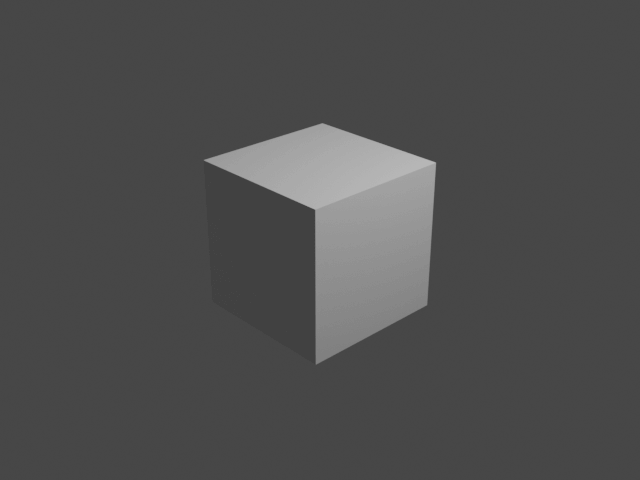
#> input picture samples/0001.png, 640 x 480 px
$ python read_data.py
#> lines starting #> are read from the running program, lines starting #| are printed output that depends on the picture
import numpy as np


data = np.load("0001.npz")
#> (reads samples/0001.npz from the repository)
# print(data.files)

path_img = "0001.png"
path_img_next = "0002.png"

if "intrinsic_mat" in data.files:
    intrinsic_mat = data["intrinsic_mat"]
    print("\tCamera intrinsic mat:\n{}\n".format(intrinsic_mat))
    """
    f_x = intrinsic_mat[0, 0]
    f_y = intrinsic_mat[1, 1]
    c_x = intrinsic_mat[0, 2]
    c_y = intrinsic_mat[1, 2]
    print('f_x:{} f_y:{} c_x:{} c_y:{}'.format(f_x, f_y, c_x, c_y))
    """

if "extrinsic_mat" in data.files:
    extrinsic_mat = data["extrinsic_mat"]
    print("\tCamera extrinsic mat:\n{}\n".format(extrinsic_mat))

if "object_poses" in data.files:
    obj_poses = data["object_poses"]
    print("\tObject poses:")
    for obj in obj_poses:
        obj_name = obj["name"]
        obj_mat = obj["pose"]
        print(obj_name)
        print(obj_mat)
        # Get 2d pixel coordinate of object
        if obj_name != "Light" and obj_name != "Camera":
            if ("intrinsic_mat" in data.files) and ("extrinsic_mat" in data.files):
                point_3d = obj_mat[:, 3]
                point_3d_cam = np.matmul(extrinsic_mat, point_3d)
                point_2d_scaled = np.matmul(intrinsic_mat, point_3d_cam)
                if point_2d_scaled[2] != 0:
                    point_2d = point_2d_scaled / point_2d_scaled[2]
                    u, v = point_2d[:2]
                    print(" 2D image projection u:{} v:{}".format(u, v))

try:
    import cv2 as cv

    if "optical_flow" in data.files:
        opt_flow = data["optical_flow"]

        img = cv.imread(path_img)
#> img is the input picture: shape (480, 640, 3); min 65, max 182, mean 77.8
        img_next = cv.imread(path_img_next)
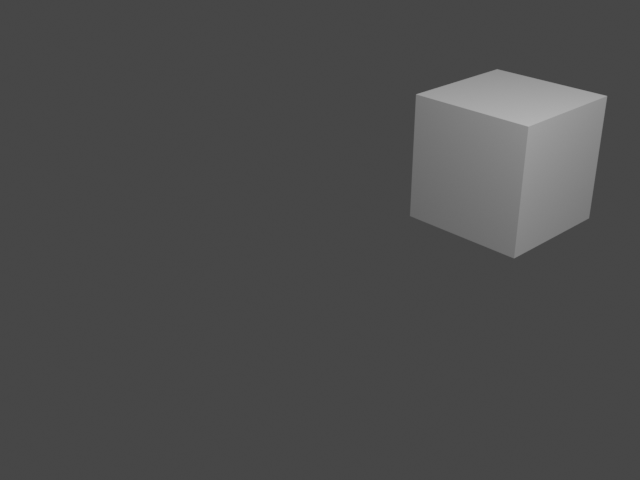
#> input picture samples/0002.png, 640 x 480 px
#> img_next is the input picture: shape (480, 640, 3); min 70, max 178, mean 76.5
        # Alpha blending images (so that we can see both at the same time)
        ## The next frame will appear like a ghost after the current frame
        dst = cv.addWeighted(img, 0.75, img_next, 0.25, 0)
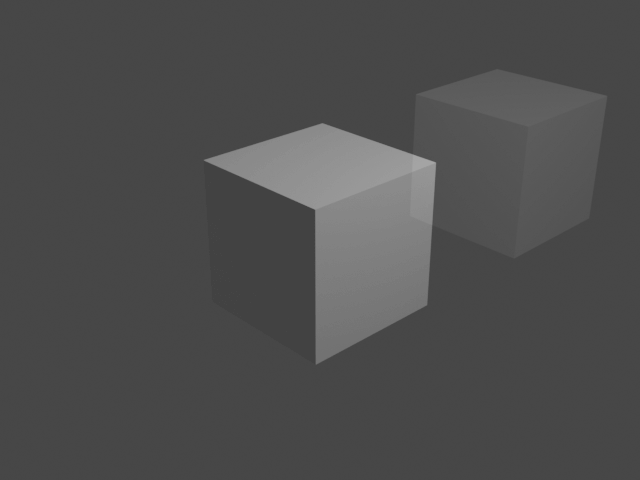
#> dst: shape (480, 640, 3); min 66, max 165, mean 77.5

        # Draw optical flow - with arrows
        gap_pixels = 15
        rows, cols = dst.shape[:2]
#> rows = 480; cols = 640
        arrows = np.zeros_like(dst)
        for v in range(gap_pixels, rows, gap_pixels):
            for u in range(gap_pixels, cols, gap_pixels):
                flow_tmp = opt_flow[v, u]
                pt1 = (u, v)
                pt2 = (u + int(round(flow_tmp[0])), v + int(round(flow_tmp[1])))
                cv.arrowedLine(
                    arrows,
                    pt1=pt1,
                    pt2=pt2,
                    color=(0, 255, 0),
                    thickness=1,
                    tipLength=0.03,
                )
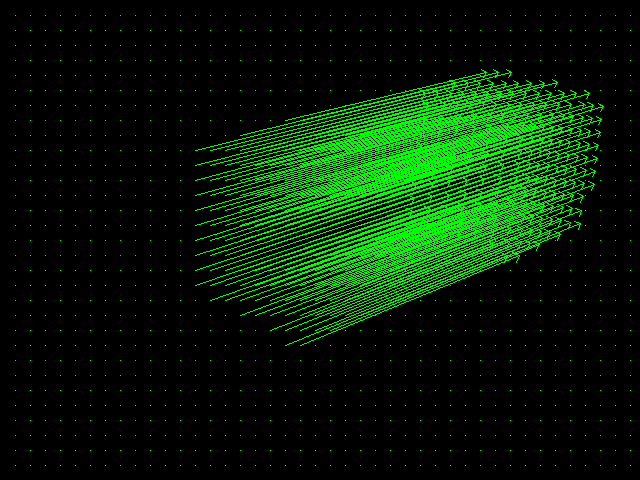
#> arrows: shape (480, 640, 3); mean of channels 0, 1, 2 0, 29.4, 0; drawn as B, G, R
        dst = cv.addWeighted(dst, 1.00, arrows, 0.25, 0)
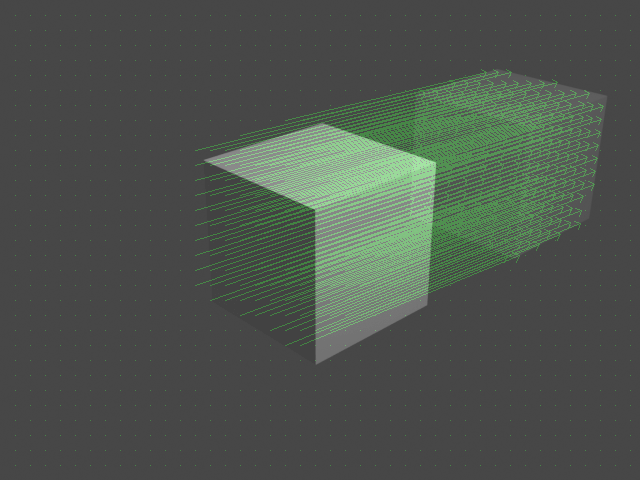
#> dst: shape (480, 640, 3); mean B, G, R 77.5, 84.8, 77.5
        cv.imshow("Optical Flow: From current to next - arrows", dst)

    if "normal_map" in data.files:
        normals = data["normal_map"]
        normals = (normals + 1.0) / 2
        cv.imshow("Surface normals", normals)
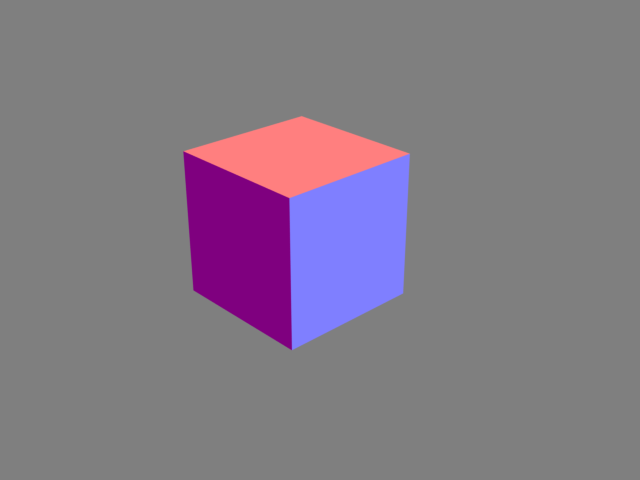
#> window 'Surface normals': shape (480, 640, 3) float64; mean B, G, R 0.527, 0.476, 0.515

    if "segmentation_masks" in data.files:
        # we only have segmentation masks if at least 1 object's pass_index != 0
        sg_msk = data["segmentation_masks"]
#> (the run stopped early here; a loop or call above may not have finished)
